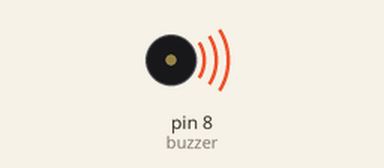
The sketch below on a simulated Arduino Uno, built with avr-gcc and run on an emulated ATmega328P. Parts: buzzer (waves = sounding).

Above: at 0.2 s.
At 25.15 s:
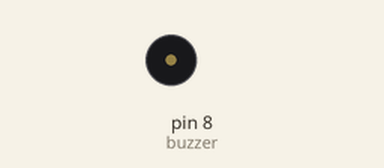
Timing chart, 0 to 25.5 s (numbered marks = the images above):
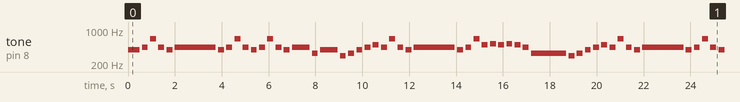

Measured:
- by itself, tone on pin 8 (buzzer): plays 393 Hz for 0.50 s, 441 Hz for 0.25 s, 661 Hz for 0.25 s, 441 Hz for 0.25 s, 393 Hz for 0.25 s, 441 Hz for 1.8 s … (268 notes in this stretch)

The sketch:

ex3chaoming.ino
```cpp
#define Do  262
#define Re  294
#define Mi  330
#define Fa  350
#define Sol 393
#define La  441
#define Si  495
#define Doo 882

//音名记法
#define C  262
#define D  294
#define E  330
#define F  350
#define G 393
#define A  441
#define B  495
#define CC 525
#define DD 589
#define EE 661
#define AA 882
/**
 * 1=C
 */

int buzzer=8; //蜂鸣器口，PWM
int scale[]={G,A,EE,A,G,A,G,A,EE,A,G,
             A,EE,A,G,A,E,
             G,D,E,G,A,B,
             A,EE,A,G,A,G,
             A,EE,B,CC,B,CC,B,A,E,
             D,E,G,A,B,A,EE,A,G,A,
             G,A,EE,A,G,A,EE,A,G,A,
             E,G,D,E,G,A,B,A,EE,A,G,A,
             G,A,EE,B,CC,B,CC,DD,EE,AA};  //旋律
float duration[]={2,1,1,1,1,7,1,1,1,1,1,
                  1,1,1,1,3,1,
                  3,1,1,1,1,1,
                  1,1,1,1,7,1,
                  1,1,1,1,1,1,1,1,6,
                  1,1,1,1,1,1,1,1,1,7,
                  1,1,1,1,1,1,1,1,1,3,
                  1,3,1,1,1,1,1,1,1,1,1,7,
                  1,1,1,1,1,1,1,1,1,4}; //音符时值
int len=0;  //该变量后面用于统计音符个数
void setup() {
  pinMode(buzzer,OUTPUT);
  len=sizeof(scale)/sizeof(scale[0]);
}

void loop() {
  for(int i=0;i<len;i++){
    tone(buzzer,scale[i]);
    delay(250*duration[i]);
    noTone(buzzer);
    delay(100);
  }
  delay(1000);

}
```
